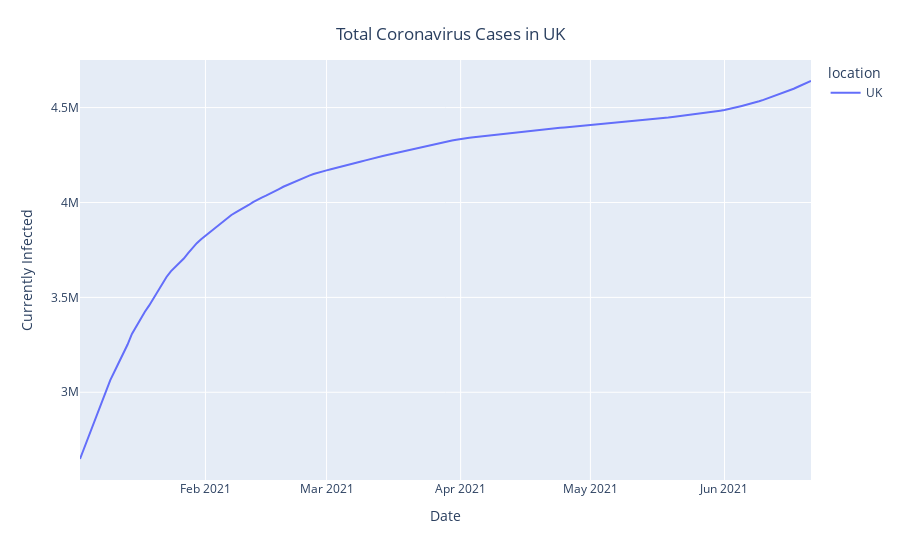
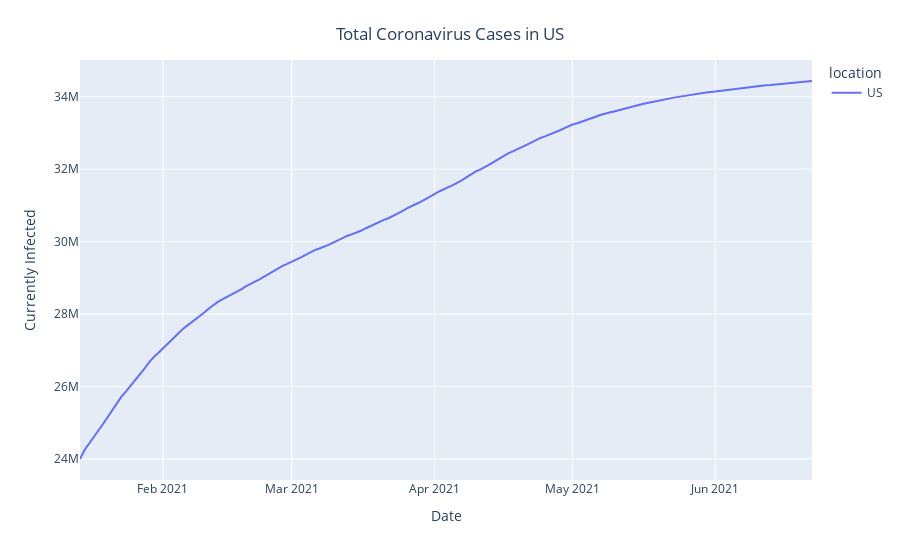

Notebook code cell kept with these figures, in order:
### Code cell
countries=["UK","US","Canada","Israel","Italy","Germany","Argentina"]   
for c in countries:
    KPI = covid_daily.data(country= c, chart = 'coronavirus-cases-linear',  as_json=False)
    Vaccinated=rVaccinated.copy()
    Vaccinated.query("location=='%s'" %c, inplace = True)
    # Start Measuring from the time the vaccines started
    #Vaccinated.query("people_fully_vaccinated_per_hundred>0" , inplace = True)
    # Conver the Day to Datetime Index
    Vaccinated['date'] = pd.DatetimeIndex(Vaccinated['date'])
 
    # Join the data
    merged = KPI.merge(Vaccinated, how='inner', left_index=True, right_on='date')
    merged.index=merged.date
    merged.index.name = 'Date'
    merged=merged[['location','date',"Total Coronavirus Cases"]].copy()
#print(merged)

    fig = px.line(merged, x = 'date', y ='Total Coronavirus Cases', color = 'location')
    fig.update_layout(
        title={
            'text' : "Total Coronavirus Cases in "+c,
            'y':0.95,
            'x':0.5
        },
        xaxis_title="Date",
        yaxis_title="Currently Infected"
    )
    fig.show()

### Figure 1 — Plotly figure (JSON) as saved in the notebook; plotly's stock layout.template omitted (floating-point values rounded to 4 significant figures; data arrays with more than 128 entries replaced by an {"elided": "..."} marker saying what was removed)
{"data": [{"hovertemplate": "location=UK<br>date=%{x}<br>Total Coronavirus Cases=%{y}<extra></extra>", "legendgroup": "UK", "line": {"color": "#636efa", "dash": "solid"}, "mode": "lines", "name": "UK", "orientation": "v", "showlegend": true, "type": "scatter", "x": {"elided": "164 str values"}, "xaxis": "x", "y": {"elided": "164 int values"}, "yaxis": "y"}], "layout": {"legend": {"title": {"text": "location"}, "tracegroupgap": 0}, "margin": {"t": 60}, "title": {"text": "Total Coronavirus Cases in UK", "x": 0.5, "y": 0.95}, "xaxis": {"anchor": "y", "domain": [0, 1], "title": {"text": "Date"}}, "yaxis": {"anchor": "x", "domain": [0, 1], "title": {"text": "Currently Infected"}}}}

### Figure 2 — Plotly figure (JSON) as saved in the notebook; plotly's stock layout.template omitted (floating-point values rounded to 4 significant figures; data arrays with more than 128 entries replaced by an {"elided": "..."} marker saying what was removed)
{"data": [{"hovertemplate": "location=US<br>date=%{x}<br>Total Coronavirus Cases=%{y}<extra></extra>", "legendgroup": "US", "line": {"color": "#636efa", "dash": "solid"}, "mode": "lines", "name": "US", "orientation": "v", "showlegend": true, "type": "scatter", "x": {"elided": "155 str values"}, "xaxis": "x", "y": {"elided": "155 int values"}, "yaxis": "y"}], "layout": {"legend": {"title": {"text": "location"}, "tracegroupgap": 0}, "margin": {"t": 60}, "title": {"text": "Total Coronavirus Cases in US", "x": 0.5, "y": 0.95}, "xaxis": {"anchor": "y", "domain": [0, 1], "title": {"text": "Date"}}, "yaxis": {"anchor": "x", "domain": [0, 1], "title": {"text": "Currently Infected"}}}}
